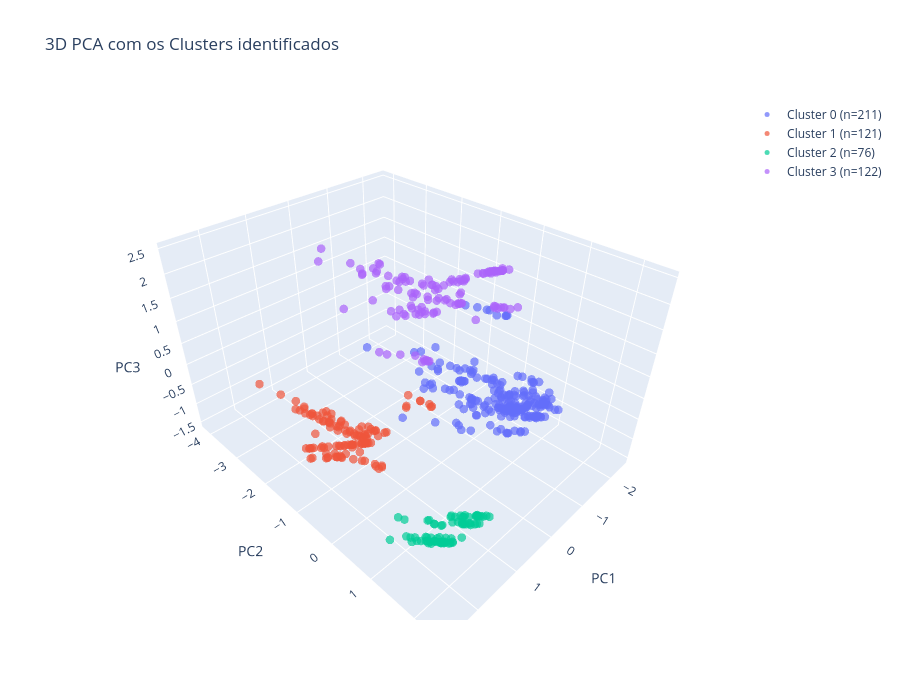

Here is the notebook cell this chart was saved with:
### Code cell
# Create interactive 3D plot with clusters
fig = Figure()

# Color by cluster
for cluster_id in np.unique(cluster_labels):
    mask = cluster_labels == cluster_id
    count = mask.sum()
    
    fig.add_trace(Scatter3d(
        x=filtered_pca[:, 0][mask],
        y=filtered_pca[:, 1][mask],
        z=filtered_pca[:, 2][mask],
        mode='markers',
        marker=dict(
            size=5,
            opacity=0.7
        ),
        name=f'Cluster {cluster_id} (n={count})',  # ← Add count to legend
        text=[f'TSS: {val:.1f} mg/L' for val in filtered_targets.iloc[mask]]
    ))

fig.update_layout(
    title='3D PCA com os Clusters identificados',
    scene=dict(
        xaxis_title='PC1',
        yaxis_title='PC2',
        zaxis_title='PC3'
    ),
    width=900,
    height=700
)

fig.show()
